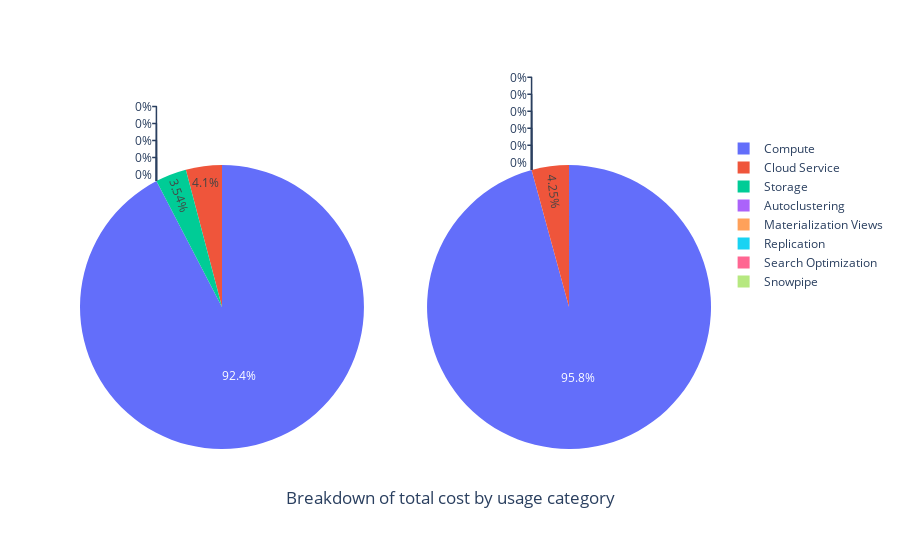

The code cell stored with this chart in its notebook:
### Code cell
df = df.drop(len(df)-1) ## Remove the last row of totals for the plot
fig = make_subplots(
    rows=1, cols=2,
    specs=[[{"type": "pie"},{"type": "pie"}]]
)

fig.add_trace(go.Pie(labels=df['cost_category'].tolist(), values=df['dollars'].tolist(),name="Dollars"),row=1,col=1)
fig.add_trace(go.Pie(labels=df['cost_category'].tolist(), values=df['credits'].tolist(),name='Credits'),row=1,col=2)

fig.update_layout(
    title={
        'text': "Breakdown of total cost by usage category",
        'y':0.1,
        'x':0.5,
        'xanchor': 'center',
        'yanchor': 'bottom'})
fig.show()

### Figure 1 — Plotly figure (JSON) as saved in the notebook; plotly's stock layout.template omitted (floating-point values rounded to 4 significant figures)
{"data": [{"domain": {"x": [0, 0.45], "y": [0, 1]}, "labels": ["Storage", "Compute", "Cloud Service", "Autoclustering", "Materialization Views", "Replication", "Search Optimization", "Snowpipe"], "name": "Dollars", "type": "pie", "values": [306.1, 7982.0, 354.1, 0, 0, 0, 0, 0]}, {"domain": {"x": [0.55, 1], "y": [0, 1]}, "labels": ["Storage", "Compute", "Cloud Service", "Autoclustering", "Materialization Views", "Replication", "Search Optimization", "Snowpipe"], "name": "Credits", "type": "pie", "values": [0, 3991.0, 177.1, 0, 0, 0, 0, 0]}], "layout": {"title": {"text": "Breakdown of total cost by usage category", "x": 0.5, "xanchor": "center", "y": 0.1, "yanchor": "bottom"}}}
